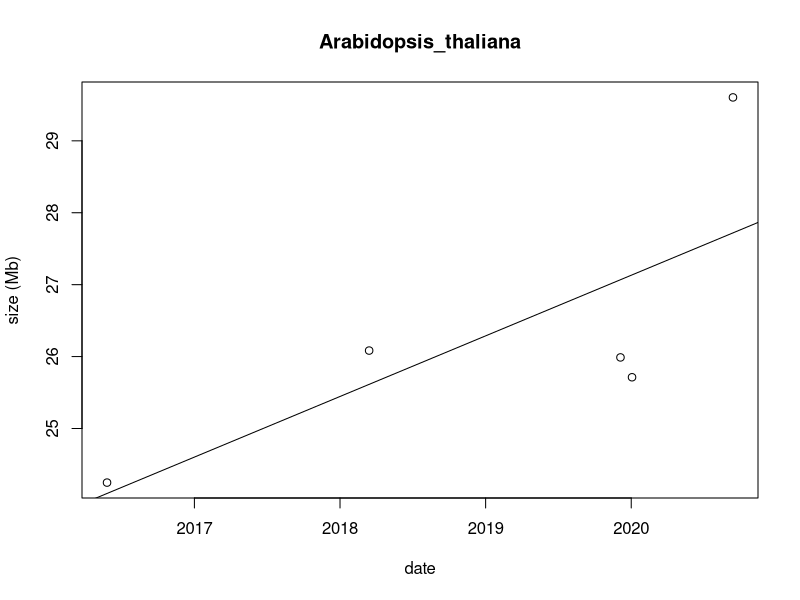
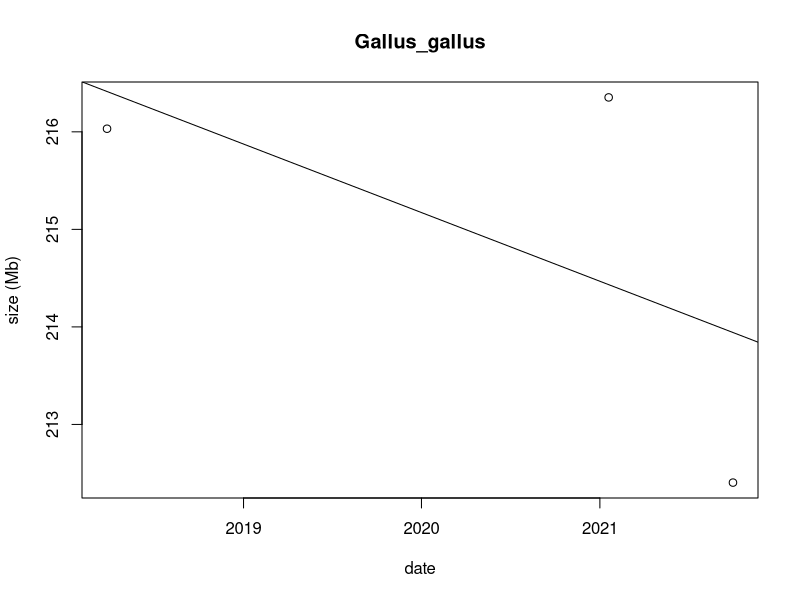
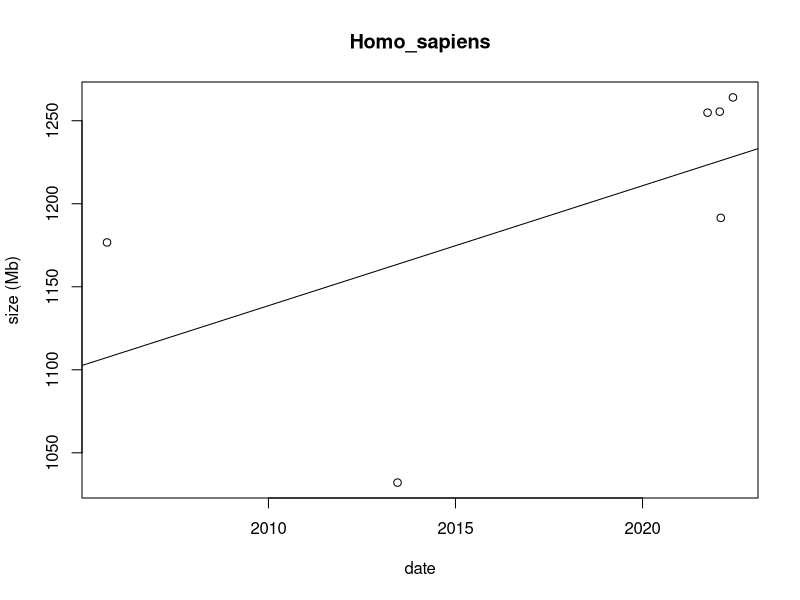
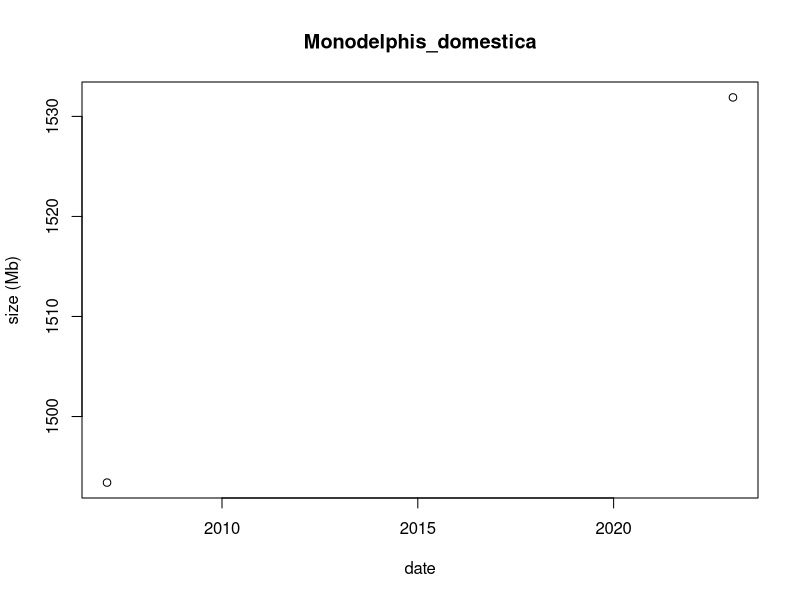
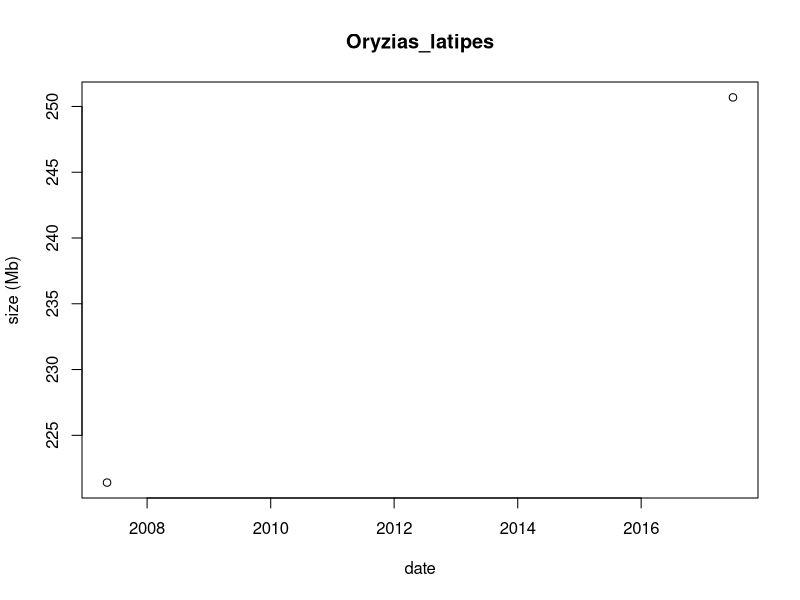
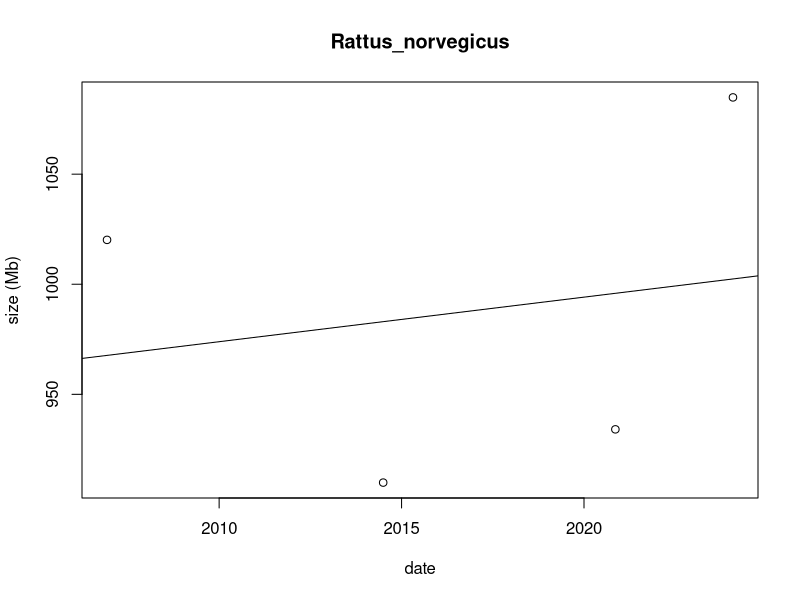
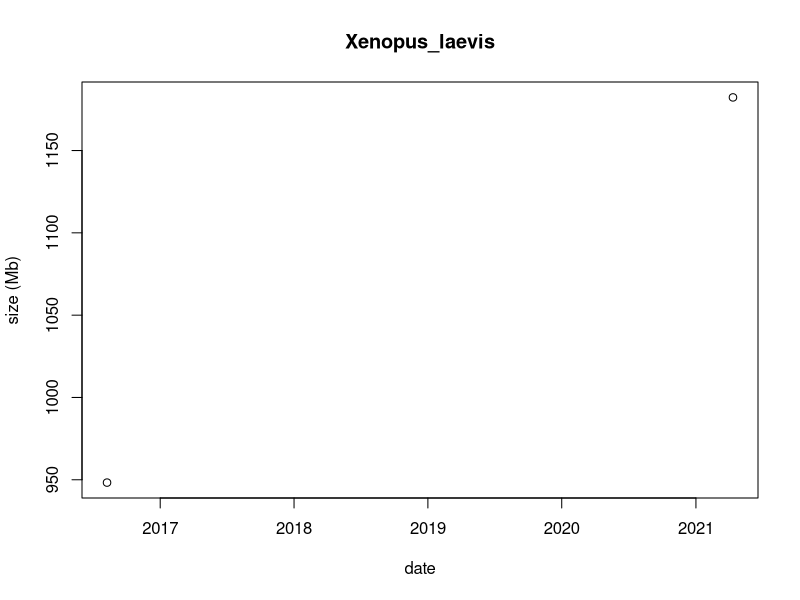

The R source for these figures, in order:

dat <- read.csv("../results/maskedsz.csv", 
                colClasses = c("date" = "character"))
dat$lower <- dat$lower / 1000000
dat$N <- dat$lower / 1000000
dat$assembly_size <- dat$assembly_size / 1000000
dat$date <- as.Date(dat$date, format = "%m%d%Y")

op <- par(ask = TRUE)
for (i in unique(dat$sp)) {
  sub <- dat[dat$sp == i, ]
  plot(sub$date, sub$lower, main = i, xlab = "date", ylab = "size (Mb)")
  if (nrow(sub) > 2) {
    fit <- glm(sub$lower ~ sub$date)
    abline(fit$coefficients[1], fit$coefficients[2])
  }
}
par(op)
